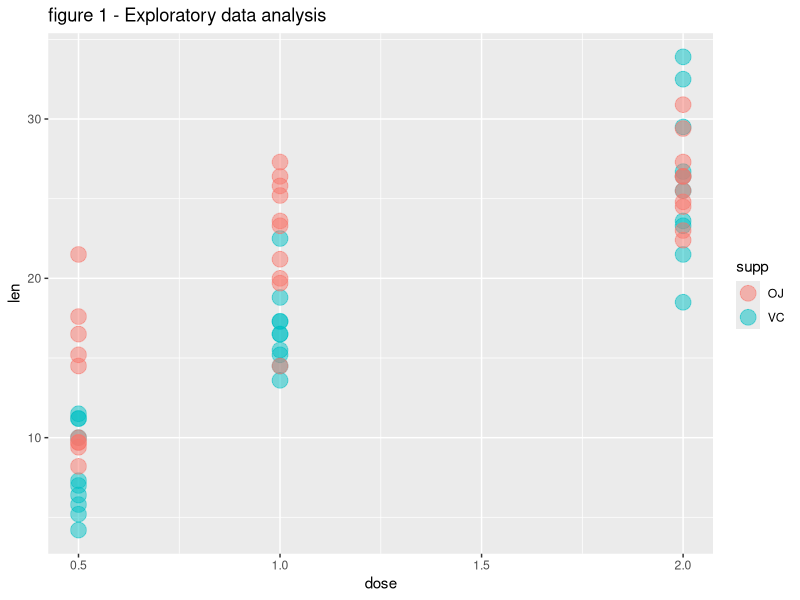
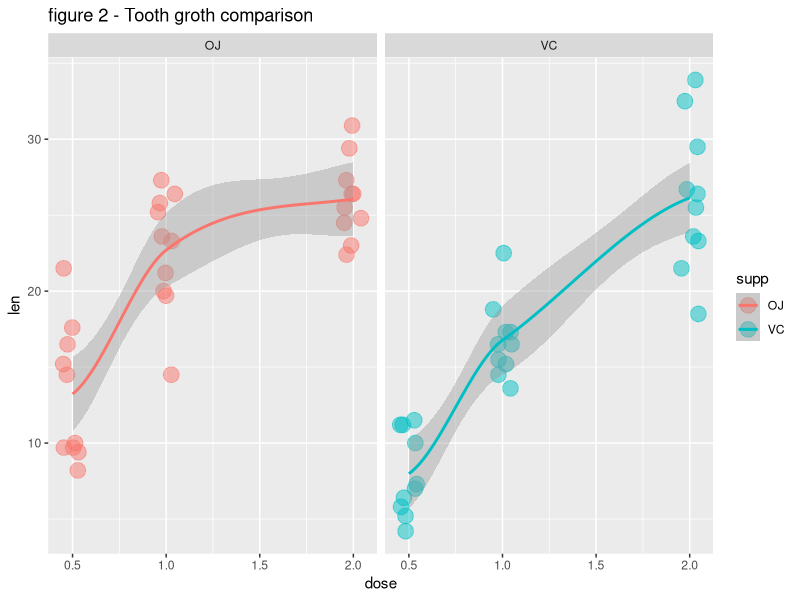

These figures' R source, in order:
## ---- chunk 1
set.seed(20150819)
library(ggplot2)
library(dplyr)
## ---- chunk 2
str(ToothGrowth)
## ---- chunk 3
g <- ggplot(data=ToothGrowth, aes(x=dose, y=len))
g <- g + geom_point(aes(color=supp), size=5, alpha=.5)
g <- g + ggtitle("figure 1 - Exploratory data analysis")
g
## ---- chunk 4
my_ci <- function(x) data.frame(y=mean(x), ymin=mean(x) - sd(x), ymax=mean(x) + sd(x))

g <- ggplot(data=ToothGrowth, aes(x=dose, y=len))
g <- g + geom_point(aes(color=supp), size=5, alpha=.5, position = position_jitter(w = 0.05, h = 0))
g <- g + geom_smooth(aes(color=supp))
g <- g + facet_wrap(~supp)
g <- g + ggtitle("figure 2 - Tooth groth comparison")
g
## ---- chunk 5
g2 <- select(filter(ToothGrowth, supp=="OJ", dose==1.0), len)
g1 <- select(filter(ToothGrowth, supp=="OJ", dose==0.5), len)
meanGrothOJ0510 <- mean(g2$len - g1$len)
confGroth <- t.test(g2, g1, paired = FALSE)$conf.int
## ---- chunk 6
g2 <- select(filter(ToothGrowth, supp=="OJ", dose==2.0), len)
g1 <- select(filter(ToothGrowth, supp=="OJ", dose==1.0), len)
meanGrothOJ1020 <- mean(g2$len - g1$len)
confGroth <- t.test(g2, g1, paired = FALSE)$conf.int
## ---- chunk 7
g2 <- select(filter(ToothGrowth, supp=="OJ", dose==2.0), len)
g1 <- select(filter(ToothGrowth, supp=="OJ", dose==0.5), len)
meanGrothOJ0520 <- mean(g2$len - g1$len)
confGroth <- t.test(g2, g1, paired = FALSE)$conf.int
## ---- chunk 8
g2 <- select(filter(ToothGrowth, supp=="VC", dose==1.0), len)
g1 <- select(filter(ToothGrowth, supp=="VC", dose==0.5), len)
meanGrothVC0510 <- mean(g2$len - g1$len)
confGroth <- t.test(g2, g1, paired = FALSE)$conf.int
## ---- chunk 9
g2 <- select(filter(ToothGrowth, supp=="VC", dose==2.0), len)
g1 <- select(filter(ToothGrowth, supp=="VC", dose==1.0), len)
meanGrothVC1020 <- mean(g2$len - g1$len)
confGroth <- t.test(g2, g1, paired = FALSE)$conf.int
## ---- chunk 10
g2 <- select(filter(ToothGrowth, supp=="VC", dose==2.0), len)
g1 <- select(filter(ToothGrowth, supp=="VC", dose==0.5), len)
meanGrothVC0520 <- mean(g2$len - g1$len)
confGroth <- t.test(g2, g1, paired = FALSE)$conf.int
